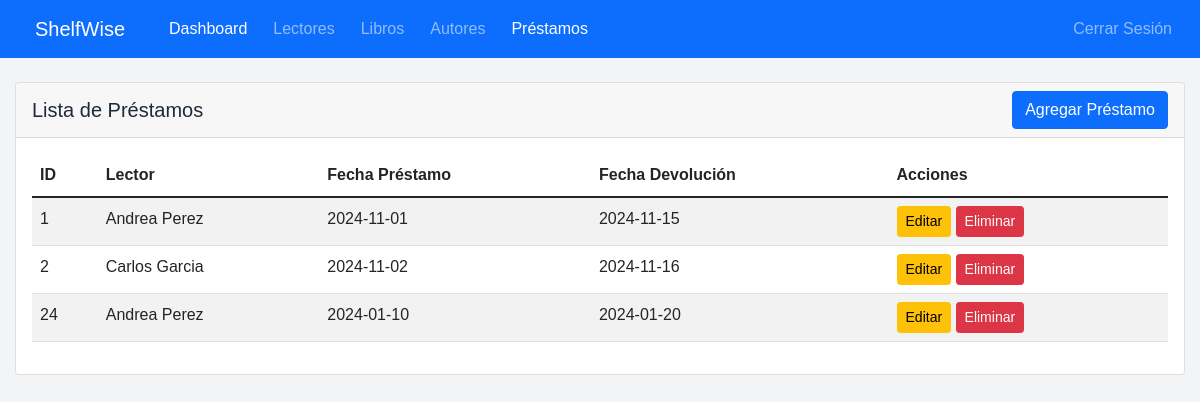
Page /biblioteca/prestamos.php (signed in) on the committed database.
### tables this page shows
CREATE TABLE `Prestamo` (
  `id_Prestamo` INT NOT NULL AUTO_INCREMENT,
  `Fecha_Prestamo` DATE NULL,
  `Fecha_Devolucion` DATE NULL,
  `Lector_idLector` INT NOT NULL,
  `Administrador_Id_Administrador` INT NOT NULL,
  PRIMARY KEY (`id_Prestamo`, `Lector_idLector`, `Administrador_Id_Administrador`),
  CONSTRAINT `fk_Prestamo_Lector1` FOREIGN KEY (`Lector_idLector`) REFERENCES `Lector` (`idLector`),
  CONSTRAINT `fk_Prestamo_Administrador1` FOREIGN KEY (`Administrador_Id_Administrador`) REFERENCES `Administrador` (`Id_Administrador`)
);

CREATE TABLE `Lector` (
  `idLector` INT NOT NULL AUTO_INCREMENT,
  `Primer_Nombre` VARCHAR(45) NOT NULL,
  `Segundo_Nombre` VARCHAR(45) NULL,
  `Primer_Apellido` VARCHAR(45) NOT NULL,
  `Segundo_Apellido` VARCHAR(45) NULL,
  `Telefono` VARCHAR(45) NULL,
  `Correo` VARCHAR(45) NULL,
  `Identificacion` VARCHAR(45) NOT NULL,
  PRIMARY KEY (`idLector`)
);

### biblioteca/prestamos.php (the view, shortened to what this page needs)
<?php
include 'includes/db_connection.php';
$id_admin = $_SESSION['usuario_id'];
try {
    $sql = "SELECT p.*, l.Primer_Nombre, l.Primer_Apellido FROM Prestamo p
            JOIN Lector l ON p.Lector_idLector = l.idLector
            WHERE p.Administrador_Id_Administrador = ?";
    $stmt = $pdo->prepare($sql);
    $stmt->execute([$id_admin]);
    $prestamos = $stmt->fetchAll(PDO::FETCH_ASSOC);
} catch (PDOException $e) {
    $error = "Error al obtener préstamos: " . $e->getMessage();
}
?>
<!DOCTYPE html>
<html lang="es">
<head>
    <link href="https://cdn.jsdelivr.net/npm/bootstrap@5.1.3/dist/css/bootstrap.min.css" rel="stylesheet">
    <link href="https://cdn.jsdelivr.net/npm/select2@4.1.0-rc.0/dist/css/select2.min.css" rel="stylesheet" />
    <link rel="stylesheet" href="css/style.css">
</head>
<body class="p-0">
    <nav class="navbar navbar-expand-lg navbar-dark bg-primary mb-4">
        <div class="container">
            <a class="navbar-brand" href="#">ShelfWise</a>
            <div class="collapse navbar-collapse" id="navbarNav">
                <ul class="navbar-nav">
                    <li class="nav-item">
                        <a class="nav-link active" href="dashboard.php">Dashboard</a>
                    </li>
                    <li class="nav-item">
                        <a class="nav-link" href="lectores.php">Lectores</a>
                    </li>
                    <li class="nav-item">
                        <a class="nav-link" href="libros.php">Libros</a>
                    </li>
                    <li class="nav-item">
                        <a class="nav-link" href="autores.php">Autores</a>
                    </li>
                    <li class="nav-item">
                        <a class="nav-link active" href="prestamos.php">Préstamos</a>
                    </li>
                </ul>
                <ul class="navbar-nav ms-auto">
                    <li class="nav-item">
                        <a class="nav-link" href="login.php">Cerrar Sesión</a>
                    </li>
                </ul>
            </div>
        </div>
    </nav>
    <div class="container">
        <div class="card">
            <div class="card-header d-flex justify-content-between align-items-center">
                <h5 class="mb-0">Lista de Préstamos</h5>
                <button type="button" class="btn btn-primary" data-bs-toggle="modal" data-bs-target="#prestamoModal">
                    Agregar Préstamo
                </button>
            </div>
            <div class="card-body">
                <div class="table-responsive">
                    <table class="table table-striped">
                        <thead>
                            <tr>
                                <th>ID</th>
                                <th>Lector</th>
                                <th>Fecha Préstamo</th>
                                <th>Fecha Devolución</th>
                                <th>Acciones</th>
                            </tr>
                        </thead>
                        <tbody>
                            <?php foreach ($prestamos as $prestamo): ?>
                                <tr>
                                    <td><?php echo $prestamo['id_Prestamo']; ?></td>
                                    <td><?php echo $prestamo['Primer_Nombre'] . ' ' . $prestamo['Primer_Apellido']; ?></td>
                                    <td><?php echo $prestamo['Fecha_Prestamo']; ?></td>
                                    <td><?php echo $prestamo['Fecha_Devolucion']; ?></td>
                                    <td>
                                        <button class="btn btn-warning btn-sm editar-prestamo" data-bs-toggle="modal" data-bs-target="#prestamoModal"
                                            data-prestamo='<?php echo json_encode($prestamo); ?>'>Editar</button>
                                        <button class="btn btn-danger btn-sm eliminar-prestamo"
                                            data-id="<?php echo $prestamo['id_Prestamo']; ?>">Eliminar</button>
                                    </td>
                                </tr>
                            <?php endforeach; ?>
                        </tbody>
                    </table>
                </div>
            </div>
        </div>
    </div>
</body>
</html>

### biblioteca/css/style.css (style rules this page uses)
:root { --primary-color: #3b82f6; --secondary-color: #1e40af; --background-color: #f3f4f6; --text-color: #1f2937; --error-color: #ef4444; }
body { font-family: Arial, sans-serif; line-height: 1.6; color: var(--text-color); background-color: var(--background-color); margin: 0; padding: 20px; }
.container { max-width: 1200px; margin: 0 auto; padding: 0 15px; }
a { color: var(--primary-color); text-decoration: none; }
nav { background-color: var(--primary-color); padding: 10px 0; }
nav a { color: white; padding: 10px 15px; margin: 0 5px; }
button { background-color: var(--primary-color); color: white; padding: 10px 15px; border: none; border-radius: 4px; cursor: pointer; }
.mb-4 { margin-bottom: 1rem; }

### rows in the picture
prestamo: id_Prestamo "1", Lector_idLector.Primer_Nombre "Andrea", Lector_idLector.Primer_Apellido "Perez", Fecha_Prestamo "2024-11-01", Fecha_Devolucion "2024-11-15"
prestamo: id_Prestamo "2", Lector_idLector.Primer_Nombre "Carlos", Lector_idLector.Primer_Apellido "Garcia", Fecha_Prestamo "2024-11-02", Fecha_Devolucion "2024-11-16"
prestamo: id_Prestamo "24", Lector_idLector.Primer_Nombre "Andrea", Lector_idLector.Primer_Apellido "Perez", Fecha_Prestamo "2024-01-10", Fecha_Devolucion "2024-01-20"
